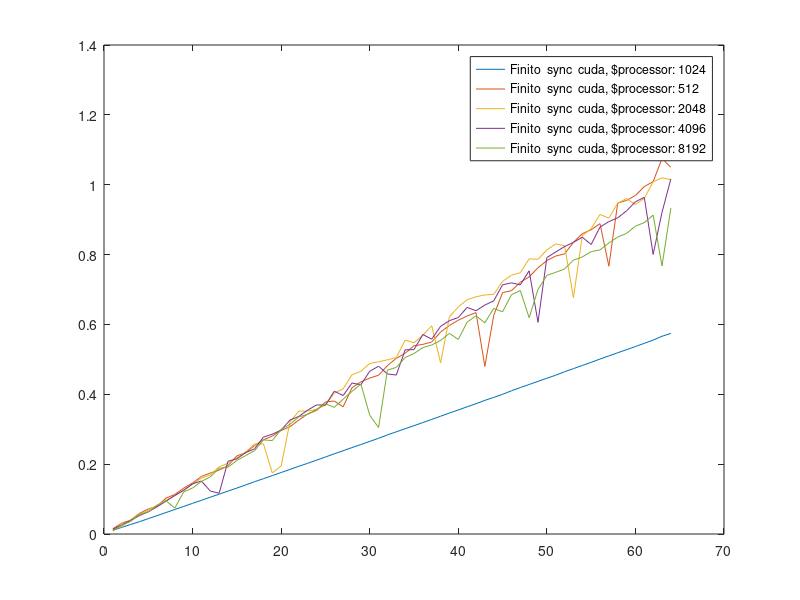

This chart was generated by the following MATLAB code:
clear;
load('records.server.mat') % algorithm, n, dim, alpha, s, epoch, p, blocksize, times, function values

figure;
% for i = 2:5
%     plot(records{i,11},records{i,12}, 'DisplayName', ...
%     sprintf([records{i,1}, '  ', records{i,2}, '  ',records{i,3}]));
%     hold on
% end

% for i = 10:13
%     plot(records{i,11},records{i,12}, 'DisplayName', ...
%     sprintf([records{i,1}, '  ', records{i,2}, '  ',records{i,3}]));
%     hold on
% end

% local
% finito sync cuda: 256, 1024, 2048, very closed;  256 fastest
% finito async cuda: 1024 512 256 closed; 256 fastest
% scd sync cuda: 4096 fastest
% scd async cuda: 512 256 1024 closed; 256 fastest
% for i = 12:4:33 % change starting point
%     plot(records{i,11},records{i,12}, 'DisplayName', ...
%     sprintf("%s, $processor: %d", [records{i,1}, '  ', records{i,2}, '  ',records{i,3}], records{i,9}));
%     hold on
% end

% server

for i = 6:2:15
    plot(1:64,records{i,11}, 'DisplayName', ...
    sprintf("%s, $processor: %d", [records{i,1}, '  ', records{i,2}, '  ',records{i,3}], records{i,9}));
    hold on
end

legend
